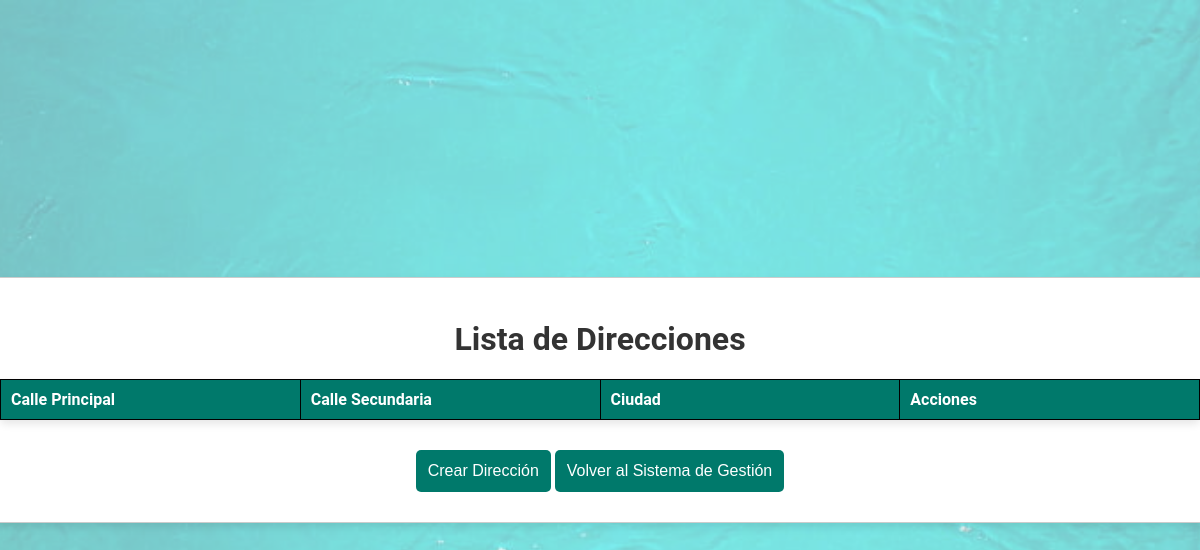
The app's page /direcciones/, older data.
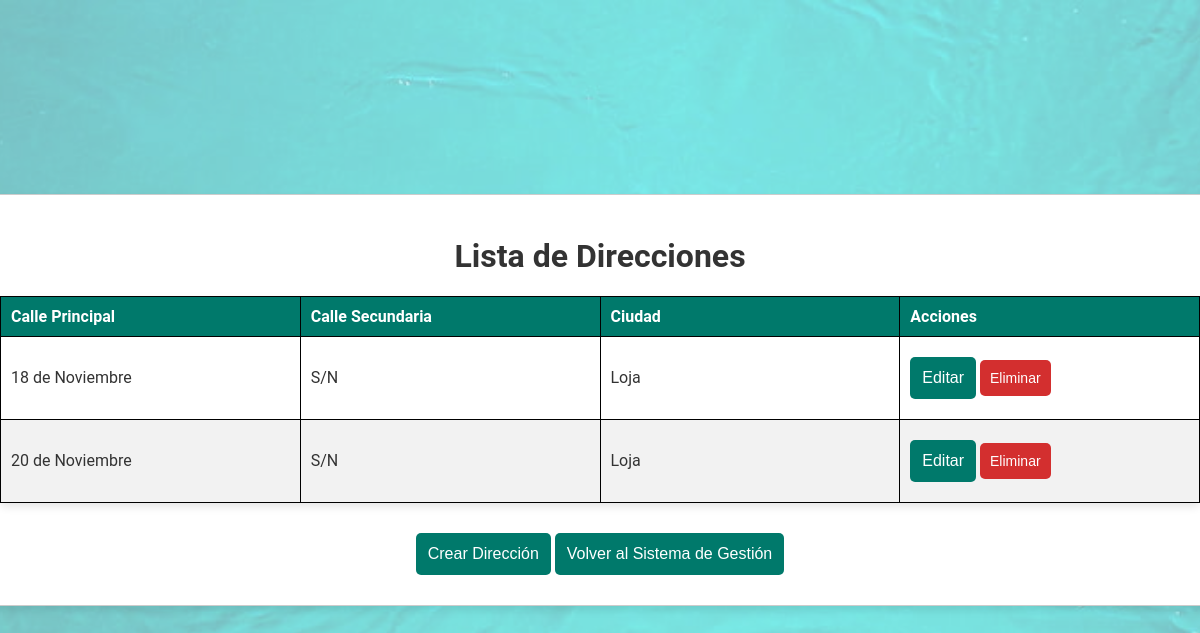
The same page, newer data.
### Farmacia/models.py (models this page shows, shortened)
class Dirección(models.Model):
    calle_principal = models.CharField(max_length=50)
    calle_secundaria = models.CharField(max_length=50)
    ciudad = models.CharField(max_length=50)

### Farmacia/views.py (the view)
# urls.py: path('direcciones/', views.direccion_list, name='direccion_list'),
def direccion_list(request):
    direcciones = Dirección.objects.all()
    return render(request, 'direcciones/direccion_list.html', {'direcciones': direcciones})

### templates/direcciones/direccion_list.html (shortened to what this page needs)
<!DOCTYPE html>
<html lang="es">
<head>
    {% load static %}
    <link rel="stylesheet" href="{% static 'css/tablas.css' %}">
</head>
<body class="direccion-list">
    <div class="container">
        <h1>Lista de Direcciones</h1>
        <table class="styled-table">
            <thead>
                <tr>
                    <th>Calle Principal</th>
                    <th>Calle Secundaria</th>
                    <th>Ciudad</th>
                    <th>Acciones</th>
                </tr>
            </thead>
            <tbody>
                {% for direccion in direcciones %}
                    <tr>
                        <td>{{ direccion.calle_principal }}</td>
                        <td>{{ direccion.calle_secundaria }}</td>
                        <td>{{ direccion.ciudad }}</td>
                        <td>
                            <a href="{% url 'direccion_update' direccion.pk %}"><button class="edit">Editar</button></a>
                            <a href="{% url 'direccion_delete' direccion.pk %}"><button class="delete">Eliminar</button></a>
                        </td>
                    </tr>
                {% endfor %}
            </tbody>
        </table>
        <a href="{% url 'direccion_create' %}"><button>Crear Dirección</button></a>
        <a href="{% url 'management_system' %}"><button>Volver al Sistema de Gestión</button></a>
    </div>
</body>
</html>

Row changes from the older to the newer data that the page shows:
added Dirección: calle_principal "18 de Noviembre", calle_secundaria "S/N", ciudad "Loja"
added Dirección: calle_principal "20 de Noviembre", calle_secundaria "S/N", ciudad "Loja"
